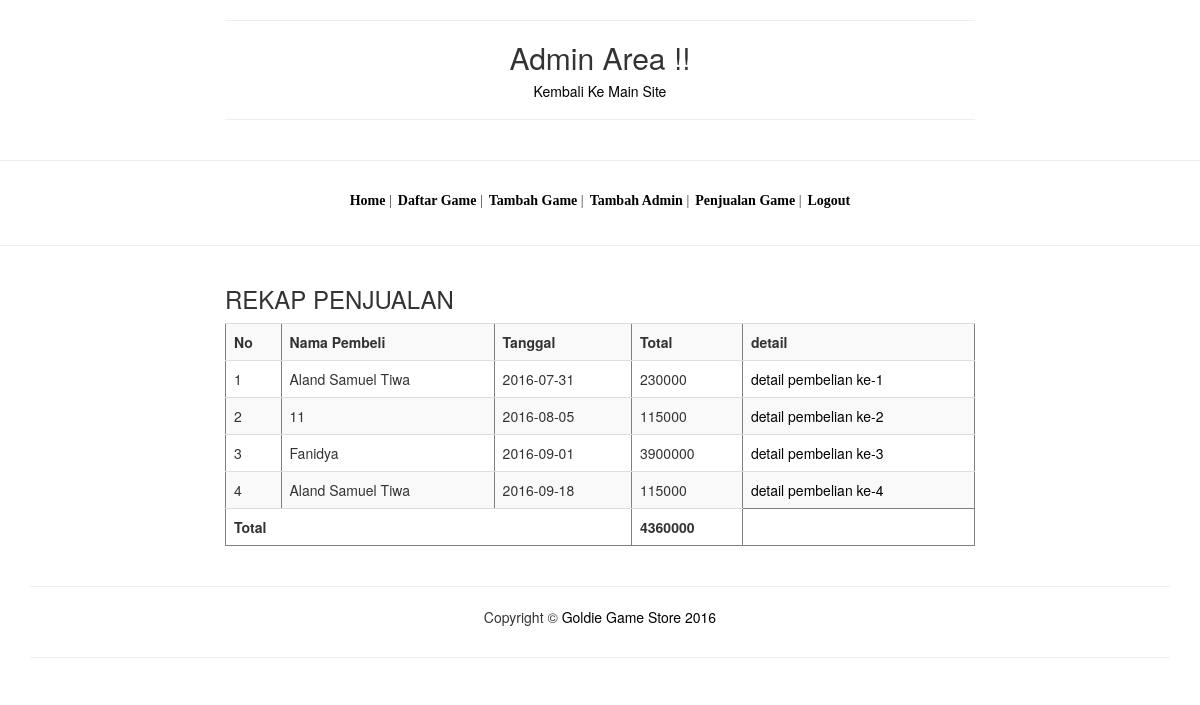
Page /min/index.php?target=penjualan (signed in) on the committed database.
### tables this page shows
CREATE TABLE IF NOT EXISTS `detailpembelian` (
  `iddetail` int(11) NOT NULL AUTO_INCREMENT,
  `idbeli` int(11) NOT NULL,
  `idgame` varchar(5) NOT NULL,
  `jumlah` int(11) NOT NULL,
  PRIMARY KEY (`iddetail`)
);

CREATE TABLE IF NOT EXISTS `pembelian` (
  `idbeli` int(11) NOT NULL,
  `tanggal` date NOT NULL,
  `namapembeli` varchar(255) NOT NULL,
  `steamuser` varchar(255) NOT NULL,
  `kontakpembeli` varchar(45) NOT NULL,
  `cara` varchar(15) DEFAULT NULL,
  `Pesan` varchar(250) DEFAULT NULL,
  PRIMARY KEY (`idbeli`)
);

### min/penjualan.php (the view, shortened to what this page needs)
<h3>REKAP PENJUALAN</h3>
<?php
$querypembelian = mysql_query("SELECT *, sum(detailpembelian.jumlah*game.harga) as total FROM
pembelian, detailpembelian, game where
pembelian.idbeli=detailpembelian.idbeli and detailpembelian.idgame=game.idgame
group by pembelian.idbeli");
echo "<table border='1' class='table table-striped'>
<tr>
<th>No</th>
<th>Nama Pembeli</th>
<th>Tanggal</th>
<th>Total</th>
<th>detail</th>
</tr>";
$no=0;
$total=0;
while($datapembelian=mysql_fetch_array($querypembelian)){
$no++;
echo "
<tr>
<td>$no</td>
<td>".$datapembelian['namapembeli']."</td>
<td>".$datapembelian['tanggal']."</td>
<td>".$datapembelian['total']."</td>
<td><a href=index.php?target=detailpembelian&idbeli=".$datapembelian['idbeli'].">
detail pembelian ke-$no</a></td>
</tr>";
$total=$total+($datapembelian['total']);
}
echo "
<tr>
<th colspan='3'>Total</th>
<th>$total</th>
</tr>";
echo"</table>";
?>

### min/assets/css/shop-homepage.css (style rules this page uses)
body { background: url('http://i.imgur.com/oLkNmIE.png') no-repeat right bottom fixed; }
a { color: black; }

### rows in the picture
detailpembelian: idbeli.namapembeli "Aland Samuel Tiwa", idbeli.tanggal "2016-07-31", total "230000"
detailpembelian: idbeli.namapembeli "11", idbeli.tanggal "2016-08-05", total "115000"
detailpembelian: idbeli.namapembeli "Fanidya", idbeli.tanggal "2016-09-01", total "3900000"
detailpembelian: idbeli.namapembeli "Aland Samuel Tiwa", idbeli.tanggal "2016-09-18", total "115000"

### other values in the picture
$total "4360000"
